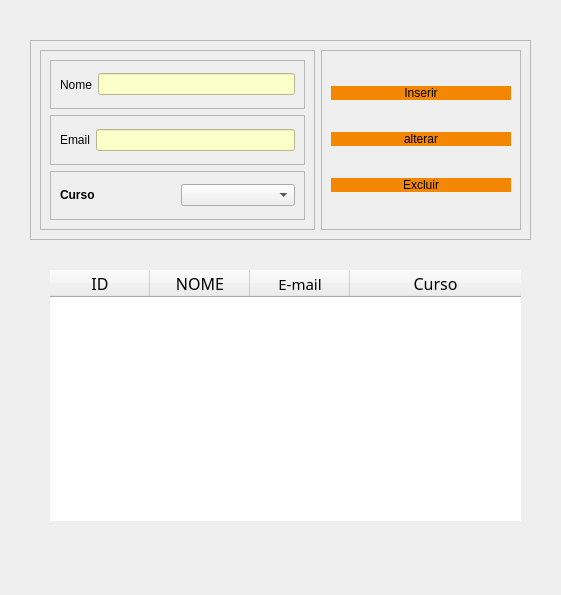
<?xml version="1.0" encoding="UTF-8"?>
<ui version="4.0">
 <class>Form</class>
 <widget class="QWidget" name="Form">
  <property name="geometry">
   <rect>
    <x>0</x>
    <y>0</y>
    <width>561</width>
    <height>595</height>
   </rect>
  </property>
  <property name="windowTitle">
   <string>Aluno</string>
  </property>
  <widget class="QFrame" name="frame">
   <property name="geometry">
    <rect>
     <x>30</x>
     <y>40</y>
     <width>501</width>
     <height>200</height>
    </rect>
   </property>
   <property name="minimumSize">
    <size>
     <width>0</width>
     <height>200</height>
    </size>
   </property>
   <property name="maximumSize">
    <size>
     <width>16777215</width>
     <height>200</height>
    </size>
   </property>
   <property name="frameShape">
    <enum>QFrame::Shape::StyledPanel</enum>
   </property>
   <property name="frameShadow">
    <enum>QFrame::Shadow::Raised</enum>
   </property>
   <layout class="QHBoxLayout" name="horizontalLayout_3">
    <item>
     <widget class="QFrame" name="frame_4">
      <property name="frameShape">
       <enum>QFrame::Shape::StyledPanel</enum>
      </property>
      <property name="frameShadow">
       <enum>QFrame::Shadow::Raised</enum>
      </property>
      <layout class="QVBoxLayout" name="verticalLayout">
       <item>
        <widget class="QFrame" name="frame_2">
         <property name="frameShape">
          <enum>QFrame::Shape::StyledPanel</enum>
         </property>
         <property name="frameShadow">
          <enum>QFrame::Shadow::Raised</enum>
         </property>
         <layout class="QHBoxLayout" name="horizontalLayout">
          <item>
           <widget class="QLabel" name="label">
            <property name="text">
             <string>Nome</string>
            </property>
           </widget>
          </item>
          <item>
           <widget class="QLineEdit" name="edtNome">
            <property name="styleSheet">
             <string notr="true">background-color: rgb(252, 255, 199);
color: rgb(0, 0, 0);</string>
            </property>
           </widget>
          </item>
         </layout>
        </widget>
       </item>
       <item>
        <widget class="QFrame" name="frame_6">
         <property name="frameShape">
          <enum>QFrame::Shape::StyledPanel</enum>
         </property>
         <property name="frameShadow">
          <enum>QFrame::Shadow::Raised</enum>
         </property>
         <layout class="QHBoxLayout" name="horizontalLayout_4">
          <item>
           <widget class="QLabel" name="label_3">
            <property name="text">
             <string>Email</string>
            </property>
           </widget>
          </item>
          <item>
           <widget class="QLineEdit" name="edtEmail">
            <property name="styleSheet">
             <string notr="true">background-color: rgb(252, 255, 199);
color: rgb(0, 0, 0);</string>
            </property>
           </widget>
          </item>
         </layout>
        </widget>
       </item>
       <item>
        <widget class="QFrame" name="frame_3">
         <property name="frameShape">
          <enum>QFrame::Shape::StyledPanel</enum>
         </property>
         <property name="frameShadow">
          <enum>QFrame::Shadow::Raised</enum>
         </property>
         <layout class="QHBoxLayout" name="horizontalLayout_2">
          <item>
           <widget class="QLabel" name="label_2">
            <property name="text">
             <string>&lt;html&gt;&lt;head/&gt;&lt;body&gt;&lt;p&gt;&lt;span style=&quot; font-weight:700;&quot;&gt;Curso&lt;/span&gt;&lt;/p&gt;&lt;/body&gt;&lt;/html&gt;</string>
            </property>
           </widget>
          </item>
          <item>
           <widget class="QComboBox" name="CbCurso"/>
          </item>
         </layout>
        </widget>
       </item>
      </layout>
     </widget>
    </item>
    <item>
     <widget class="QFrame" name="frame_5">
      <property name="minimumSize">
       <size>
        <width>200</width>
        <height>0</height>
       </size>
      </property>
      <property name="frameShape">
       <enum>QFrame::Shape::StyledPanel</enum>
      </property>
      <property name="frameShadow">
       <enum>QFrame::Shadow::Raised</enum>
      </property>
      <layout class="QVBoxLayout" name="verticalLayout_2">
       <item>
        <widget class="QPushButton" name="btnInserir">
         <property name="cursor">
          <cursorShape>PointingHandCursor</cursorShape>
         </property>
         <property name="styleSheet">
          <string notr="true">border-radius:20px;
background-color: rgb(243, 134, 2);</string>
         </property>
         <property name="text">
          <string>Inserir</string>
         </property>
        </widget>
       </item>
       <item>
        <widget class="QPushButton" name="btnAlterar">
         <property name="cursor">
          <cursorShape>PointingHandCursor</cursorShape>
         </property>
         <property name="styleSheet">
          <string notr="true">border-radius:20px;
background-color: rgb(243, 134, 2);</string>
         </property>
         <property name="text">
          <string>alterar</string>
         </property>
        </widget>
       </item>
       <item>
        <widget class="QPushButton" name="btnExcluir">
         <property name="cursor">
          <cursorShape>PointingHandCursor</cursorShape>
         </property>
         <property name="styleSheet">
          <string notr="true">border-radius:20px;
background-color: rgb(243, 134, 2);</string>
         </property>
         <property name="text">
          <string>Excluir</string>
         </property>
        </widget>
       </item>
      </layout>
     </widget>
    </item>
   </layout>
  </widget>
  <widget class="QTableWidget" name="tableWidget">
   <property name="geometry">
    <rect>
     <x>50</x>
     <y>270</y>
     <width>471</width>
     <height>251</height>
    </rect>
   </property>
   <property name="frameShape">
    <enum>QFrame::Shape::NoFrame</enum>
   </property>
   <property name="frameShadow">
    <enum>QFrame::Shadow::Sunken</enum>
   </property>
   <property name="alternatingRowColors">
    <bool>true</bool>
   </property>
   <property name="gridStyle">
    <enum>Qt::PenStyle::SolidLine</enum>
   </property>
   <attribute name="horizontalHeaderCascadingSectionResizes">
    <bool>false</bool>
   </attribute>
   <attribute name="horizontalHeaderShowSortIndicator" stdset="0">
    <bool>false</bool>
   </attribute>
   <attribute name="horizontalHeaderStretchLastSection">
    <bool>true</bool>
   </attribute>
   <attribute name="verticalHeaderShowSortIndicator" stdset="0">
    <bool>false</bool>
   </attribute>
   <attribute name="verticalHeaderStretchLastSection">
    <bool>false</bool>
   </attribute>
   <column>
    <property name="text">
     <string>ID</string>
    </property>
    <property name="font">
     <font>
      <family>Impact</family>
      <pointsize>12</pointsize>
     </font>
    </property>
   </column>
   <column>
    <property name="text">
     <string>NOME</string>
    </property>
    <property name="font">
     <font>
      <family>Impact</family>
      <pointsize>12</pointsize>
     </font>
    </property>
   </column>
   <column>
    <property name="text">
     <string>E-mail</string>
    </property>
    <property name="font">
     <font>
      <family>Impact</family>
      <pointsize>11</pointsize>
     </font>
    </property>
   </column>
   <column>
    <property name="text">
     <string>Curso</string>
    </property>
    <property name="font">
     <font>
      <family>Impact</family>
      <pointsize>12</pointsize>
     </font>
    </property>
   </column>
  </widget>
 </widget>
 <resources/>
 <connections/>
</ui>
